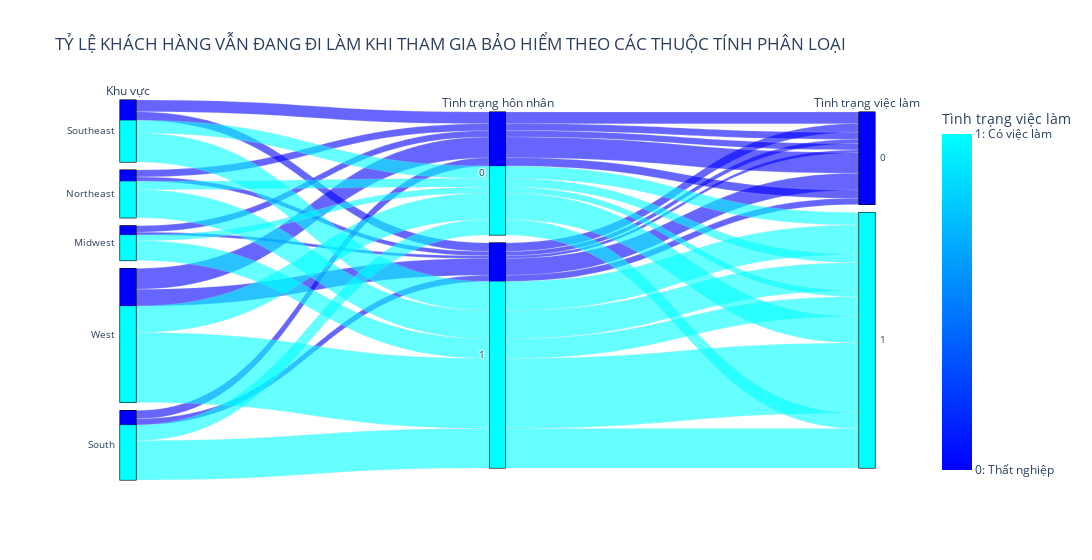

Here is the notebook cell this chart was saved with:
### Markdown cell above
## Biểu đồ thể hiện tỷ lệ khách hàng vẫn đang đi làm khi tham gia bảo hiểm theo các thuộc tính phân loại: is_male, married, state

### Code cell
# Vẽ Parallel Categories Plot nguyên bản
colorscale = ['blue', 'cyan']
fig = px.parallel_categories(df,
                              dimensions=['region', 'married', 'employed'],
                              color='employed', color_continuous_scale=colorscale,
                              labels={'married': 'Tình trạng hôn nhân', 'region': 'Khu vực', 'employed': 'Tình trạng việc làm'},
                              title='TỶ LỆ KHÁCH HÀNG VẪN ĐANG ĐI LÀM KHI THAM GIA BẢO HIỂM THEO CÁC THUỘC TÍNH PHÂN LOẠI',
                              width=1600,
                              )

# Thêm tỷ lệ cho biểu đồ
fig.update_traces(line_shape='hspline', hoverinfo='count+probability')
fig.update_layout(coloraxis_colorbar = dict(tickvals = [0, 1],
                                            ticktext = ['0: Thất nghiệp', '1: Có việc làm'],
                                            tickmode = 'array'))

fig.show()

### Figure 1 — Plotly figure (JSON) as saved in the notebook; plotly's stock layout.template omitted (floating-point values rounded to 4 significant figures; data arrays with more than 128 entries replaced by an {"elided": "..."} marker saying what was removed)
{"data": [{"dimensions": [{"label": "Khu vực", "values": {"elided": "1302 str values"}}, {"label": "Tình trạng hôn nhân", "values": {"elided": "1302 int values"}}, {"label": "Tình trạng việc làm", "values": {"elided": "1302 int values"}}], "domain": {"x": [0, 1], "y": [0, 1]}, "hoverinfo": "count+probability", "line": {"color": {"elided": "1302 int values"}, "coloraxis": "coloraxis", "shape": "hspline"}, "name": "", "type": "parcats"}], "layout": {"coloraxis": {"colorbar": {"tickmode": "array", "ticktext": ["0: Thất nghiệp", "1: Có việc làm"], "tickvals": [0, 1], "title": {"text": "Tình trạng việc làm"}}, "colorscale": [[0, "blue"], [1, "cyan"]]}, "legend": {"tracegroupgap": 0}, "title": {"text": "TỶ LỆ KHÁCH HÀNG VẪN ĐANG ĐI LÀM KHI THAM GIA BẢO HIỂM THEO CÁC THUỘC TÍNH PHÂN LOẠI"}, "width": 1600}}
